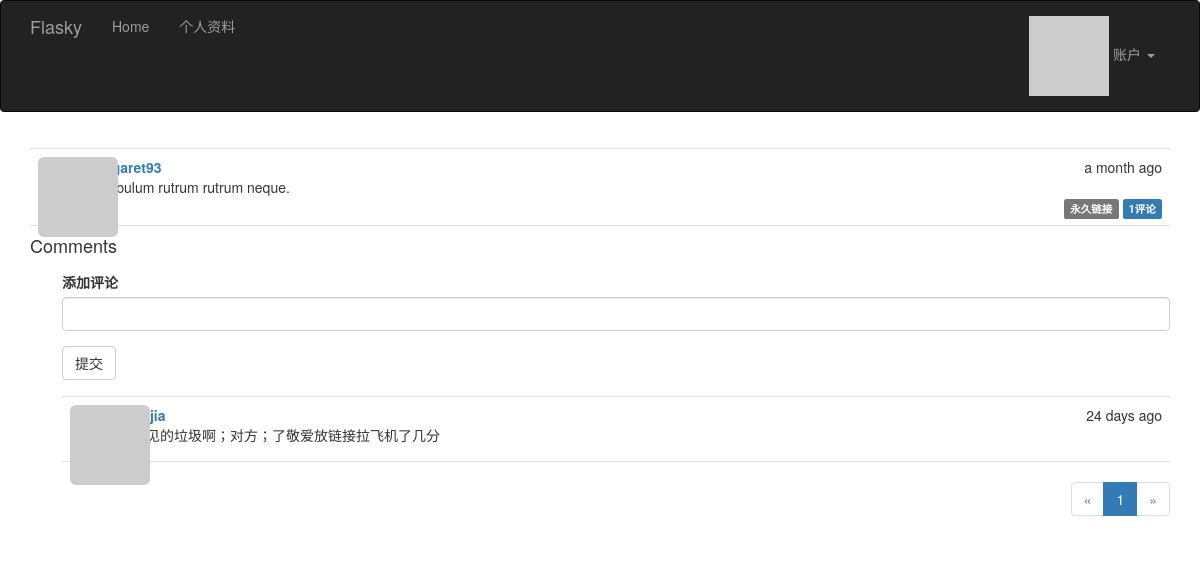
/post/90 (signed in), run on the app's committed database.
### app/models.py (models this page shows, shortened)
class Post(db.Model):
	__tablename__ = 'posts'
	id = db.Column(db.Integer, primary_key=True)
	body = db.Column(db.Text)
	body_html = db.Column(db.Text)
	timestamp = db.Column(db.DateTime, index=True, default=datetime.utcnow)
	author_id = db.Column(db.Integer, db.ForeignKey('users.id'))
	comments = db.relationship('Comment', backref='post', lazy='dynamic')

class User(UserMixin, db.Model):
	__tablename__ = 'users'
	id = db.Column(db.Integer, primary_key=True)
	username = db.Column(db.String(64), unique=True, index=True)
	role_id = db.Column(db.Integer, db.ForeignKey('roles.id'))
	password_hash = db.Column(db.String(128))
	email = db.Column(db.String(64), unique=True, index=True)
	confirmed = db.Column(db.Boolean, default=False)
	name = db.Column(db.String(64))
	location = db.Column(db.String(64))
	about_me = db.Column(db.Text())
	member_since = db.Column(db.DateTime(), default=datetime.utcnow)
	last_seen = db.Column(db.DateTime(), default=datetime.utcnow)
	avatar_hash = db.Column(db.String(32))
	posts = db.relationship('Post', backref='author', lazy='dynamic')
	followed = db.relationship('Follow',
								foreign_keys=[Follow.follower_id],
								backref=db.backref('follower', lazy='joined'),
								lazy='dynamic',
								cascade='all, delete-orphan')
	followers = db.relationship('Follow',
								foreign_keys=[Follow.followed_id],
								backref=db.backref('followed',lazy='joined'),
								lazy='dynamic',
								cascade='all, delete-orphan')
	comments = db.relationship('Comment', backref='author', lazy='dynamic')
	def can(self, perm):
		return self.role is not None and self.role.has_permission(perm)
	def is_administrator(self):
		return self.can(Permission.ADMIN)
	@property
	def password(self):
		raise AttributeError('password is not a readable attribute')
	def ping(self):
		self.last_seen = datetime.utcnow()
		db.session.add(self)
	def gravatar(self, size=100, default='identicon', rating='g'):
		url = 'https://secure.gravatar.com/avatar'
		hash = self.avatar_hash or self.gravatar_hash()
		return '{url}/{hash}?s={size}&d={default}&r={rating}'.format(url=url, hash=hash, size=size, default=default, rating=rating)

class Comment(db.Model):
	__tablename__ = 'comments'
	id = db.Column(db.Integer, primary_key=True)
	body = db.Column(db.Text)
	body_html = db.Column(db.Text)
	timestamp = db.Column(db.DateTime, index=True, default=datetime.utcnow)
	disabled = db.Column(db.Boolean)
	author_id = db.Column(db.Integer, db.ForeignKey('users.id'))
	post_id = db.Column(db.Integer, db.ForeignKey('posts.id'))

### app/main/views.py (the view, shortened to what this page needs)
@main.route('/post/<int:id>', methods=['GET', 'POST'])
def post(id):
	post = Post.query.get_or_404(id)
	form = CommentForm()
	page = request.args.get('page', 1, type=int)
	if page == -1:
		page = (post.comments.count() - 1) // current_app.config['FLASKY_COMMENTS_PER_PAGE'] + 1
	pagination = post.comments.order_by(Comment.timestamp.asc()).paginate(
		page, per_page=current_app.config['FLASKY_COMMENTS_PER_PAGE'],
		error_out=False)
	comments = pagination.items
	return render_template('post.html', posts=[post], form=form, comments=comments, pagination=pagination)

### app/main/forms.py
class CommentForm(FlaskForm):
	body = StringField('添加评论', validators=[DataRequired()])
	submit = SubmitField('提交')

### app/auth/views.py (called while the page is built)
@auth.before_app_request
def before_request():
	if current_user.is_authenticated:
		current_user.ping()
		if not current_user.confirmed \
				and request.endpoint \
				and request.blueprint != 'auth' \
				and request.endpoint != 'static':
			return redirect(url_for('auth.unconfirmed'))

### app/main/__init__.py (called while the page is built)
@main.app_context_processor
def inject_permission():
	return dict(Permission=Permission)

### app/models.py (called while the page is built)
@login_manager.user_loader
def load_user(user_id):
	return User.query.get(int(user_id))

	def has_permission(self, perm):
		return self.permissions & perm == perm

### app/templates/post.html (shortened to what this page needs)
{% extends 'base.html' %}
{% import 'bootstrap/wtf.html' as wtf %}
{% import '_macros.html' as macros %}
{% block page_content %}
    {% include '_posts.html' %}
    <h4 id="comments">Comments</h4>
    {% if current_user.can(Permission.COMMENT) %}
        <div class="comment-form">
            {{ wtf.quick_form(form) }}
        </div>
    {% endif %}
    {% include '_comments.html' %}
    {% if pagination %}
        <div class="pagination">
            {{ macros.pagination_widget(pagination, '.post', fragment='#comments', id=posts[0].id) }}
        </div>
    {% endif %}
{% endblock %}

### app/templates/_posts.html (shortened to what this page needs)
<ul class="posts">
    {% for post in posts %}
    <li class="post">
        <div class="post-thumbnail">
            <a href="{{ url_for('.user', username=post.author.username) }}">
                <img class="img-rounded profile-thumbnail" src="{{ post.author.gravatar(size=40) }}">
            </a>
        </div>
        <div class="post-content">
            <div class="post-date">{{ moment(post.timestamp).fromNow() }}</div>
            <div class="post-author"><a href="{{ url_for('.user', username=post.author.username) }}">{{ post.author.username }}</a></div>
            <div class="post-body">
                {% if post.body_html %}
                    {{ post.body_html | safe }}
                {% else %}
                    {{ post.body }}
                {% endif %}
            </div>
            <div class="post-footer">
                <a href="{{ url_for('.post', id=post.id) }}">
                    <span class="label label-default">永久链接</span>
                </a>
                <a href="{{ url_for('.post', id=post.id) }}#comments">
                    <span class="label label-primary">{{ post.comments.count() }}评论</span>
                </a>
            </div>
        </div>
    </li>
    {% endfor %}
</ul>

### app/templates/_comments.html (shortened to what this page needs)
<ul class="comments">
    {% for comment in comments %}
    <li class="comment">
        <div class="comment-thumbnail">
            <a href="{{ url_for('.user', username=comment.author.username) }}">
                <img class="img-rounded profile-thumbnail" src="{{ comment.author.gravatar(size=40) }}">
            </a>
        </div>
        <div class="comment-content">
            <div class="comment-date">{{ moment(comment.timestamp).fromNow() }}</div>
            <div class="comment-author"><a href="{{ url_for('.user', username=comment.author.username) }}">{{ comment.author.username }}</a></div>
            <div class="comment-body">
                {% if moderate or not comment.disabled %}
                    {% if comment.body_html %}
                        {{ comment.body_html | safe }}
                    {% else %}
                        {{ comment.body }}
                    {% endif %}
                {% endif %}
            </div>
        </div>
    </li>
    {% endfor %}
</ul>

### app/static/styles.css (style rules this page uses)
.profile-thumbnail { position: absolute; }
ul.posts { list-style-type: none; padding: 0px; margin: 16px 0px 0px 0px; border-top: 1px solid #e0e0e0; }
ul.posts li.post { padding: 8px; border-bottom: 1px solid #e0e0e0; }
div.post-date { float: right; }
div.post-author { font-weight: bold; }
div.post-thumbnail { position: absolute; }
div.post-content { margin-left: 48px; min-height: 48px; }
div.pagination { width: 100%; text-align: right; padding: 0px; margin: 0px; }
div.post-footer { text-align: right; }
ul.comments { list-style-type: none; padding: 0px; margin: 16px 0px 0px 0px; }
ul.comments li.comment { margin-left: 32px; padding: 8px; border-bottom: 1px solid #e0e0e0; }
ul.comments li.comment:nth-child(1) { border-top: 1px solid #e0e0e0; }
div.comment-date { float: right; }
div.comment-author { font-weight: bold; }
div.comment-thumbnail { position: absolute; }
div.comment-content { margin-left: 48px; min-height: 48px; }
div.comment-form { margin: 16px 0px 16px 32px; }

### data on the page
Post: timestamp "a month ago", author.username "margaret93", body "Vestibulum rutrum rutrum neque.", comments.count "1"
Comment: timestamp "24 days ago", body_html "就看见的垃圾啊；对方；了敬爱放链接拉飞机了几分"

### other printed values
{{ p }} "1"
